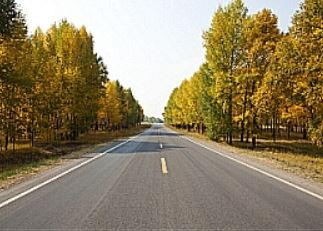
#> input picture testpic.jpg, 323 x 231 px
$ python jpg_houghlines.py
#> lines starting #> are read from the running program, lines starting #| are printed output that depends on the picture; after the words box and inside, x2 and y2 are one past the last pixel; in counts of white or black regions, pixels touching at a corner belong together; long printed decimals are rounded
import numpy as np
import cv2

img = cv2.imread('testpic.jpg')
#> img is the input picture: shape (231, 323, 3); mean B, G, R 100.6, 129.4, 143.2

gray = cv2.cvtColor(img, cv2.COLOR_BGR2GRAY)
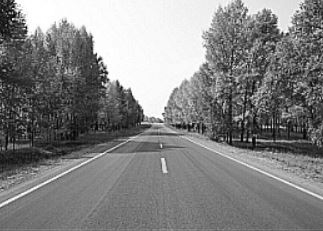
#> gray: shape (231, 323); min 1, max 255, mean 130.3
blur = cv2.GaussianBlur(gray, (5,5), 0)
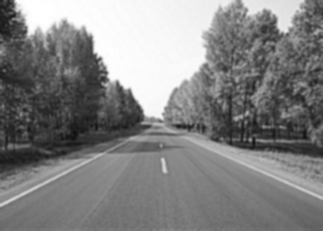
#> blur: shape (231, 323); min 15, max 255, mean 130.3
edge = cv2.Canny(blur, 100, 200)
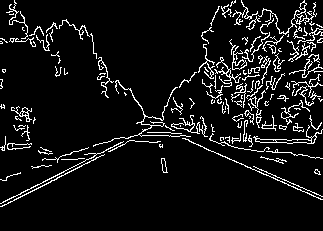
#> edge: shape (231, 323); 7.8% white in thin lines or dots, all inside (x1, y1, x2, y2) = (0, 0, 323, 207)

cv2.imshow("edge", edge)

lines = cv2.HoughLines(edge, 1, np.pi/180, 100)
#> lines = [[184, 1.1], [181, 1.1], [183, 1.08], [51, 1.99], [144, 1.55], [182, 1.12], [183, 1.13], [185, 1.12]]

print(lines)
#| [[[184.          1.100]]
#|  [[181.          1.100]]
#|  [[183.          1.082]]
#|  [[ 51.          1.990]]
#|  [[144.          1.553 ]]
#|  [[182.          1.117]]
#|  [[183.          1.134 ]]
#|  [[185.          1.117]]]

for i in range(0, len(lines)):
    rho=lines[i][0][0]
    theta=lines[i][0][1]
    a = np.cos(theta)
    b = np.sin(theta)
    x0 = a * rho
    y0 = b * rho
    x1 = int(x0+1000*(-b))
    y1 = int(y0+1000*( a))
    x2 = int(x0-1000*(-b))
    y2 = int(y0-1000*( a))
    cv2.line(img,(x1,y1),(x2,y2),(0,0,255), 1)
#> this loop made 8 passes
#> (rho, theta, a, b, x0, y0, x1, y1) on passes 1 to 8: (184, 1.1, 0.454, 0.891, 83.53, 163.9, -807, 617), (181, 1.1, 0.454, 0.891, 82.17, 161.3, -808, 615), (183, 1.08, 0.469, 0.883, 85.91, 161.6, -797, 631), (51, 1.99, -0.407, 0.914, -20.74, 46.59, -934, -360), (144, 1.55, 0.0175, 1, 2.51, 144, -997, 161), (182, 1.12, 0.438, 0.899, 79.78, 163.6, -819, 601), (183, 1.13, 0.423, 0.906, 77.34, 165.9, -828, 588), (185, 1.12, 0.438, 0.899, 81.1, 166.3, -817, 604)
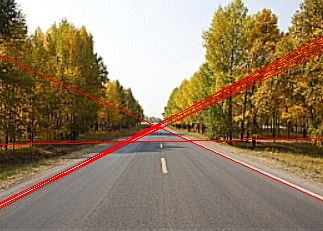
#> img: shape (231, 323, 3); 2.99% of pixels changed, all inside (x1, y1, x2, y2) = (0, 36, 323, 209)

cv2.imshow("img", img)

cv2.waitKey(0)
cv2.destroyAllWindows()

$ run again, with Ariana.jpg copied over testpic.jpg
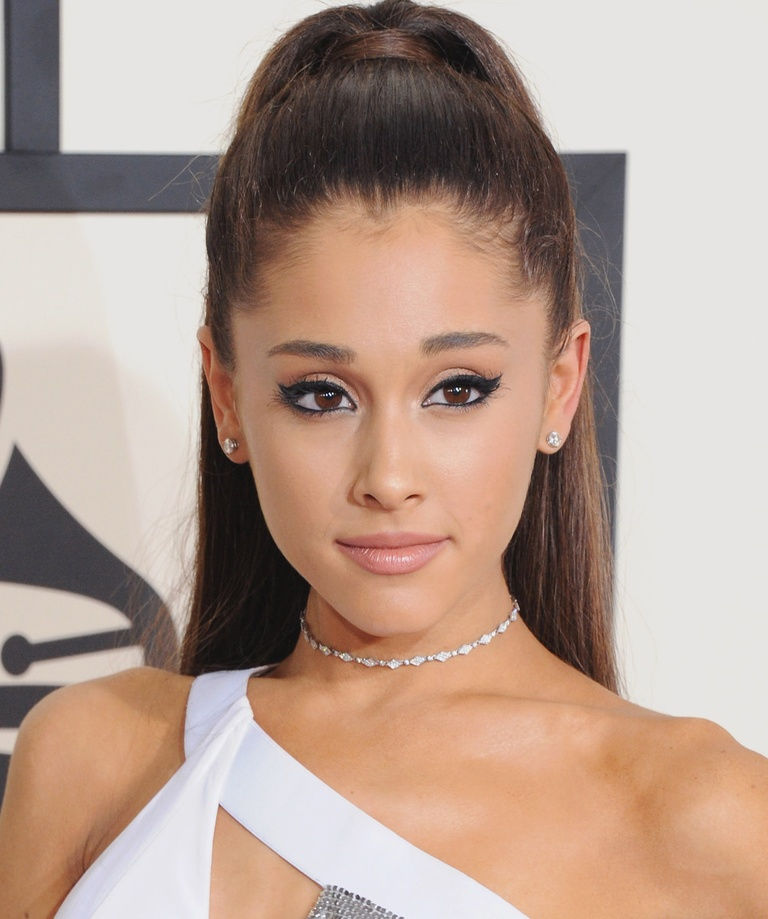
#> input picture Ariana.jpg, 768 x 919 px, shrunk from 1003 x 1200 before the run
#> img is the input picture: shape (919, 768, 3); mean B, G, R 145, 157.8, 181.1
#> `edge = cv2.Canny(blur, 100, 200)`:
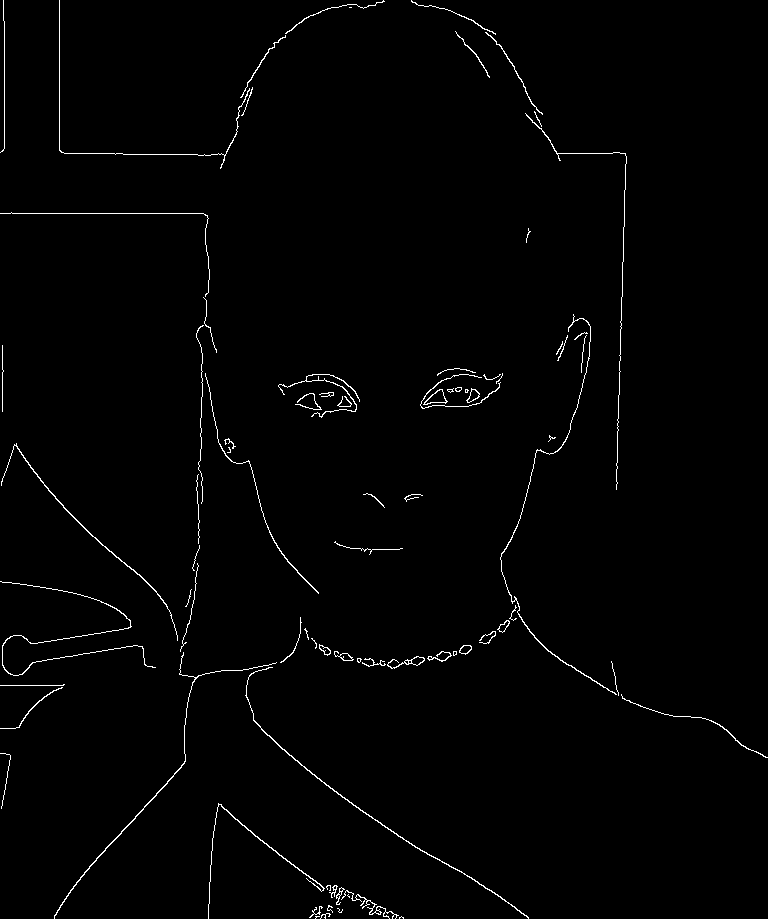
#> edge: shape (919, 768); 1.2% white in thin lines or dots
#> lines = 16 rows, first 8: [213, 1.57], [59, 0], [631, 0.0349], [647, 0.733], [4, 0], [656, 0.75], [222, 0.0524], [153, 1.57]
#> (printed output is left out)
#> the loop `for i in range(0, len(lines)):` made 16 passes
#> (rho, theta, a, b, x0, y0, x1, y1) on passes 1 to 8: (213, 1.57, -4.37e-08, 1, -9.31e-06, 213, -1000, 212), (59, 0, 1, 0, 59, 0, 59, 1000), (631, 0.0349, 0.999, 0.0349, 630.6, 22.02, 595, 1021), (647, 0.733, 0.743, 0.669, 480.8, 432.9, -188, 1176), (4, 0, 1, 0, 4, 0, 4, 1000), (656, 0.75, 0.731, 0.682, 479.8, 447.4, -202, 1178), (222, 0.0524, 0.999, 0.0523, 221.7, 11.62, 169, 1010), (153, 1.57, -4.37e-08, 1, -6.69e-06, 153, -1000, 152)
#> after the loop `for i in range(0, len(lines)):`:
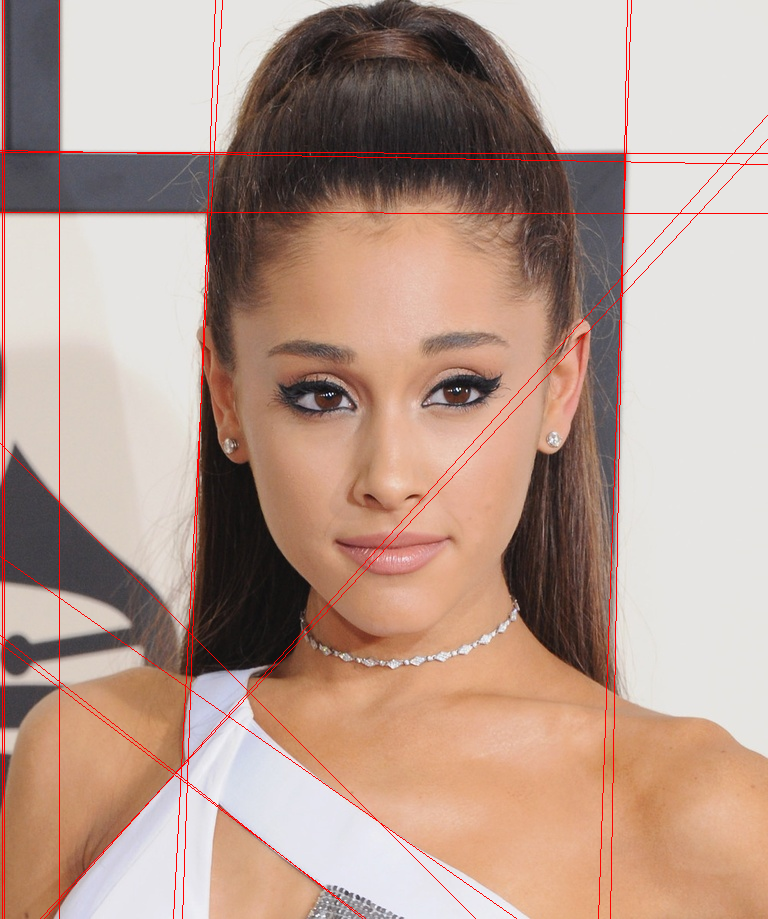
#> img: shape (919, 768, 3); 1.66% of pixels changed, all inside (x1, y1, x2, y2) = (0, 0, 768, 919)

$ run again, with Halsey.jpg copied over testpic.jpg
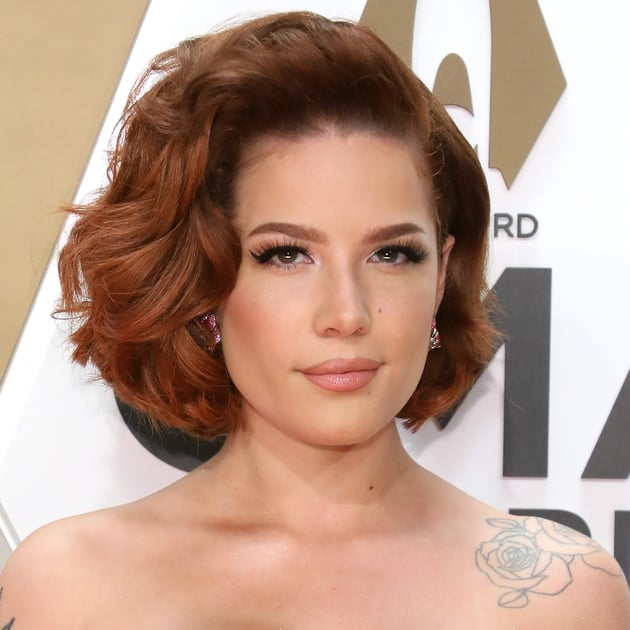
#> input picture Halsey.jpg, 630 x 630 px
#> img is the input picture: shape (630, 630, 3); mean B, G, R 137.3, 154.2, 186.2
#> `edge = cv2.Canny(blur, 100, 200)`:
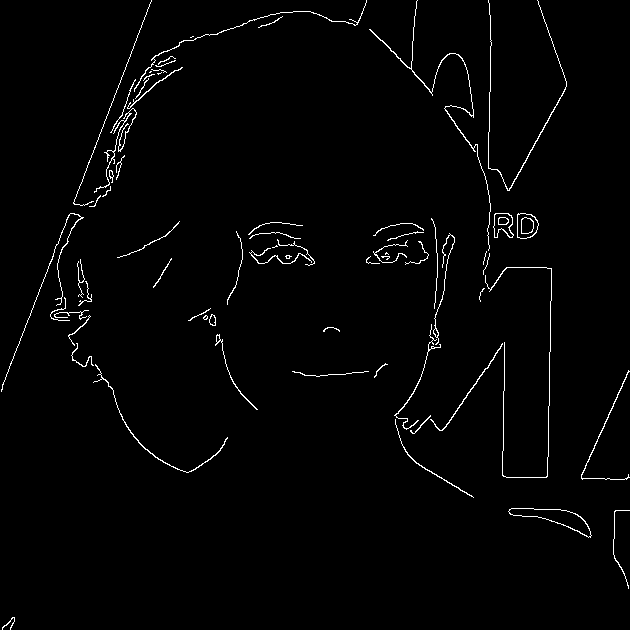
#> edge: shape (630, 630); 1.7% white in thin lines or dots
#> lines = [[141, 0.367], [491, 0.0175], [537, 0.506], [556, 0.0175], [510, 0.0175]]
#| [[[1.4100000e+02 3.6651915e-01]]
#|  [[4.9100000e+02 1.7453292e-02]]
#|  [[5.3700000e+02 5.0614548e-01]]
#|  [[5.5600000e+02 1.7453292e-02]]
#|  [[5.1000000e+02 1.7453292e-02]]]
#> the loop `for i in range(0, len(lines)):` made 5 passes
#> (rho, theta, a, b, x0, y0, x1, y1) on passes 1 to 5: (141, 0.367, 0.934, 0.358, 131.6, 50.53, -226, 984), (491, 0.0175, 1, 0.0175, 490.9, 8.57, 473, 1008), (537, 0.506, 0.875, 0.485, 469.7, 260.3, -15, 1134), (556, 0.0175, 1, 0.0175, 555.9, 9.7, 538, 1009), (510, 0.0175, 1, 0.0175, 509.9, 8.9, 492, 1008)
#> after the loop `for i in range(0, len(lines)):`:
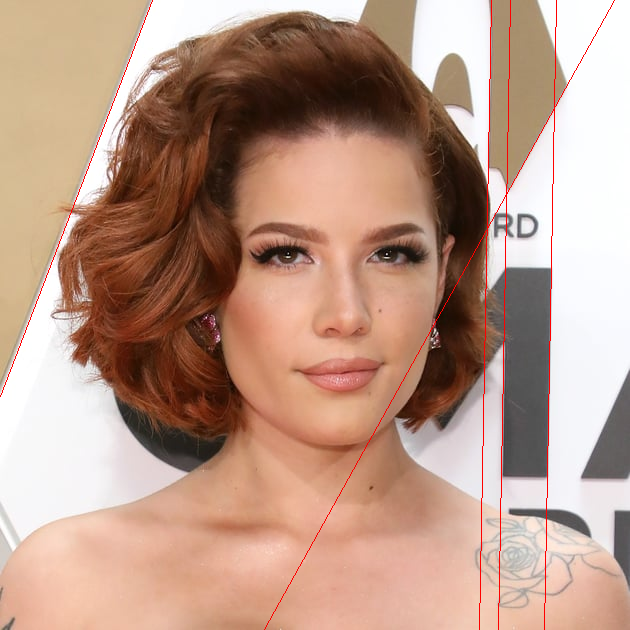
#> img: shape (630, 630, 3); 0.73% of pixels changed, all inside (x1, y1, x2, y2) = (0, 0, 615, 630)
